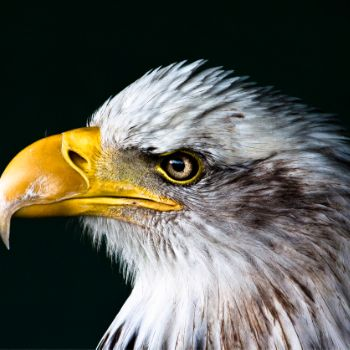
#> input picture PYTHON_EXERCISE/image/bird.jpg, 350 x 350 px
$ python display_image.py
#> lines starting #> are read from the running program, lines starting #| are printed output that depends on the picture; after the words box and inside, x2 and y2 are one past the last pixel; in counts of white or black regions, pixels touching at a corner belong together
# 导入 OpenCV 库
import cv2

# 1. 读取图像,替换为实际的图像路径,这里是当前目录下的 "bird.jpg"
image = cv2.imread("./image/bird.jpg")
#> image is the input picture: shape (350, 350, 3); mean B, G, R 82.1, 91.3, 91.4

# 检查图像是否成功读取
if image is None:
    print("错误：无法加载图像，请检查路径是否正确。")
    exit()

# 图像基本操作
# 获取像素值 (RGB 格式)
# pixel_value = image[20, 20]  # 获取 (20, 20) 处的像素值
# print(f"[20,20]处的像数值为: {pixel_value}")

# 修改像素值
# image[20, 20] = [255, 255, 255]  # 将 (100, 100) 处的像素设置为白色

# 获取 ROI
# roi = image[50:150, 50:150]  # 获取 (50,50) 到 (150,150) 的区域

# 修改 ROI
# image[50:150, 50:150] = [0, 255, 0]  # 将 ROI 区域设置为绿色

# 从 RGB 转换为灰度图
# gray_img = cv2.cvtColor(image, cv2.COLOR_BGR2GRAY)

# 高斯模糊
# blurred_img = cv2.GaussianBlur(image, (5, 5), 0)
# cv2.imshow("Display Image", blurred_img)

# Canny 边缘检测
# edges = cv2.Canny(image, 100, 200)
# print(edges)

# 腐蚀（Erosion）：将图像中的白色区域收缩
# kernel = cv2.getStructuringElement(cv2.MORPH_RECT, (5, 5))
# eroded_img = cv2.erode(image, kernel, iterations=1)
# cv2.imshow("Display Image", eroded_img)

# 膨胀（Dilation）：将图像中的白色区域扩展
# kernel = cv2.getStructuringElement(cv2.MORPH_RECT, (5, 5))
# dilated_img = cv2.dilate(image, kernel, iterations=1)
# cv2.imshow("Display Image", dilated_img)

# 检测轮廓
gray_img = cv2.cvtColor(image, cv2.COLOR_BGR2GRAY)
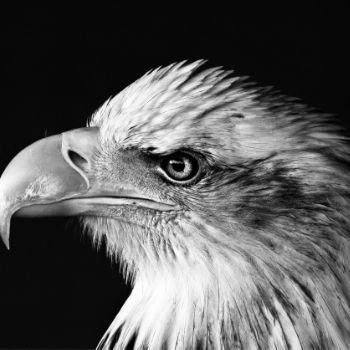
#> gray_img: shape (350, 350); min 0, max 255, mean 90.2
_, threshold_img = cv2.threshold(gray_img, 127, 255, cv2.THRESH_BINARY)
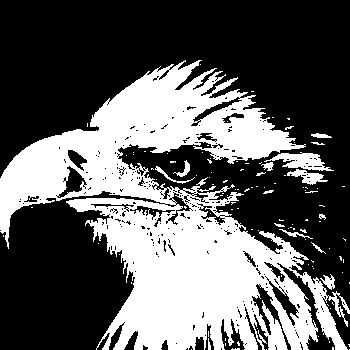
#> threshold_img: shape (350, 350); 37% white; 114 white regions (99 under 20 px)
contours, _ = cv2.findContours(threshold_img, cv2.RETR_EXTERNAL, cv2.CHAIN_APPROX_SIMPLE)
#> contours = 108 contours, 99 with area under 20; largest, box (x1, y1, x2, y2) and area: (0, 60, 350, 350) 44624, (264, 152, 334, 171) 554, (287, 169, 328, 185) 248, (320, 274, 335, 290) 92, (173, 160, 190, 177) 68

# 绘制轮廓
# cv2.drawContours(image, contours, -1, (0, 255, 0), 3)

# 2. 显示图像,创建一个名为 "Display Image" 的窗口并在其中显示图像
# cv2.imshow("Display Image", image)

# 3. 等待用户按键,参数 0 表示无限等待直到用户按下任意键
key = cv2.waitKey(0)
#> (key Esc is pressed here)

# 4. 根据用户按键执行操作
if key == ord('s'):  # 如果按下 's' 键
    # 保存图像
    output_path = "saved_image.jpg"
    cv2.imwrite(output_path, image)
    print(f"图像已保存为 {output_path}")
else:  # 如果按下其他键
    print("图像未保存!")

# 5. 关闭所有窗口
cv2.destroyAllWindows()

$ run again, with PYTHON_EXERCISE/image/DJI_20250110142609_0001_Z.JPG copied over PYTHON_EXERCISE/image/bird.jpg
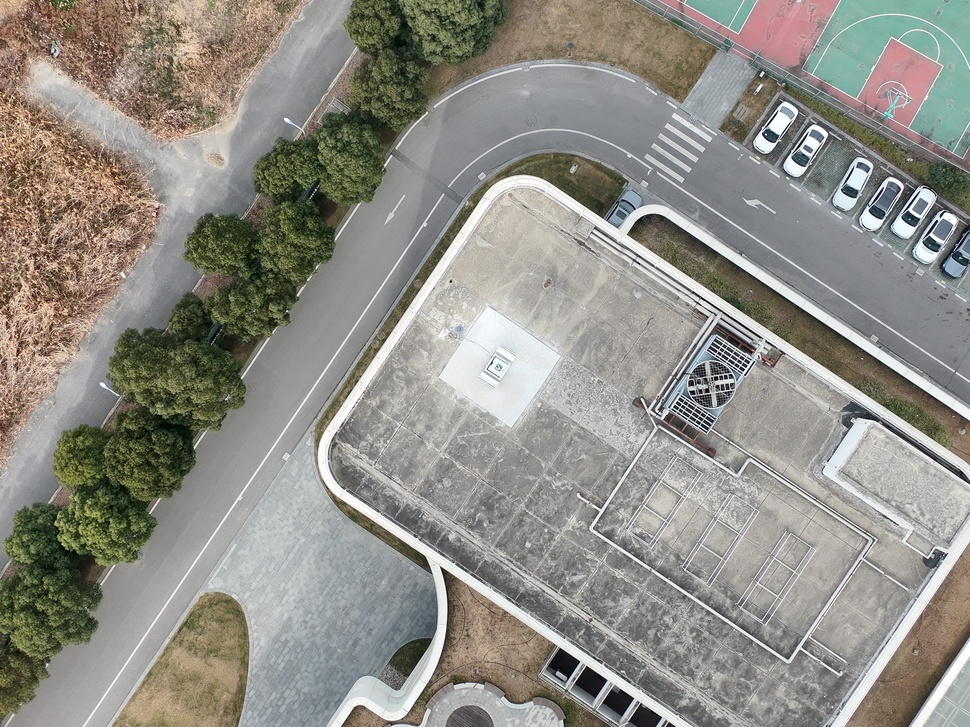
#> input picture PYTHON_EXERCISE/image/DJI_20250110142609_0001_Z.JPG, 970 x 727 px, shrunk from 3664 x 2748 before the run
#> image is the input picture: shape (727, 970, 3); mean B, G, R 134.4, 141.9, 144.1
#> `gray_img = cv2.cvtColor(image, cv2.COLOR_BGR2GRAY)`:
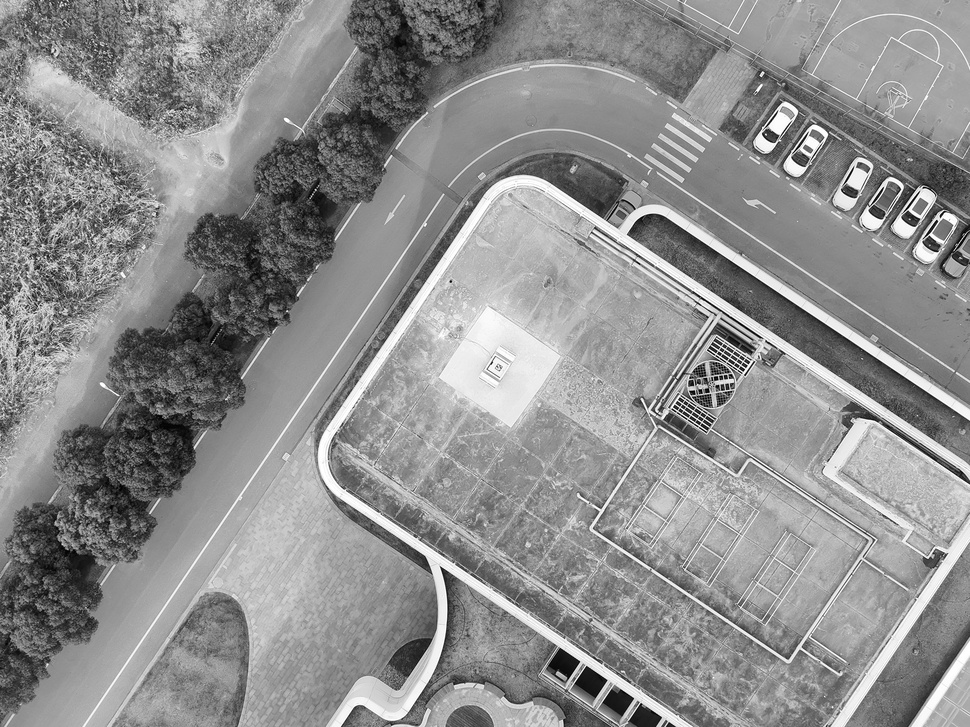
#> gray_img: shape (727, 970); min 0, max 255, mean 141.7
#> `_, threshold_img = cv2.threshold(gray_img, 127, 255, cv2.THRESH_BINARY)`:
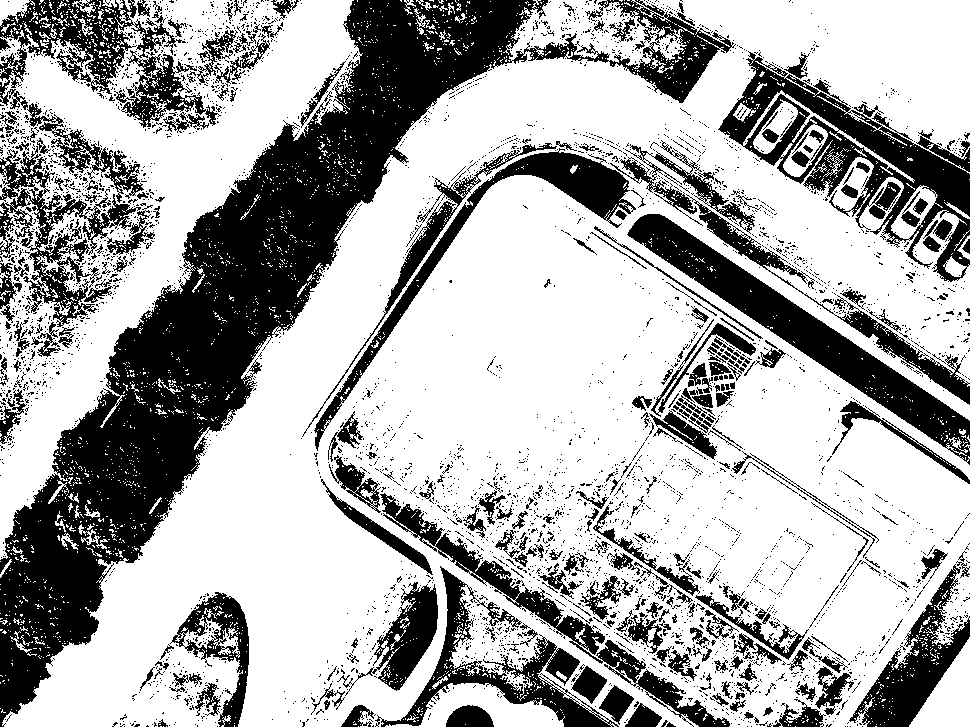
#> threshold_img: shape (727, 970); 67.3% white; 4122 black regions (3828 under 20 px)
#> contours = 2142 contours, 2101 with area under 20; largest, box (x1, y1, x2, y2) and area: (2, 0, 970, 727) 443381, (0, 0, 363, 560) 88562, (385, 683, 565, 727) 3486, (909, 637, 970, 727) 2674, (753, 99, 798, 154) 1103
